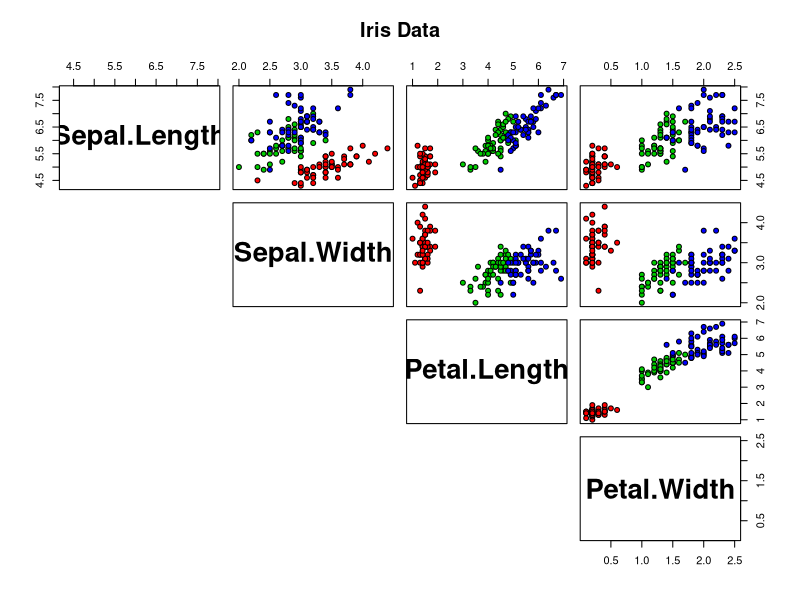
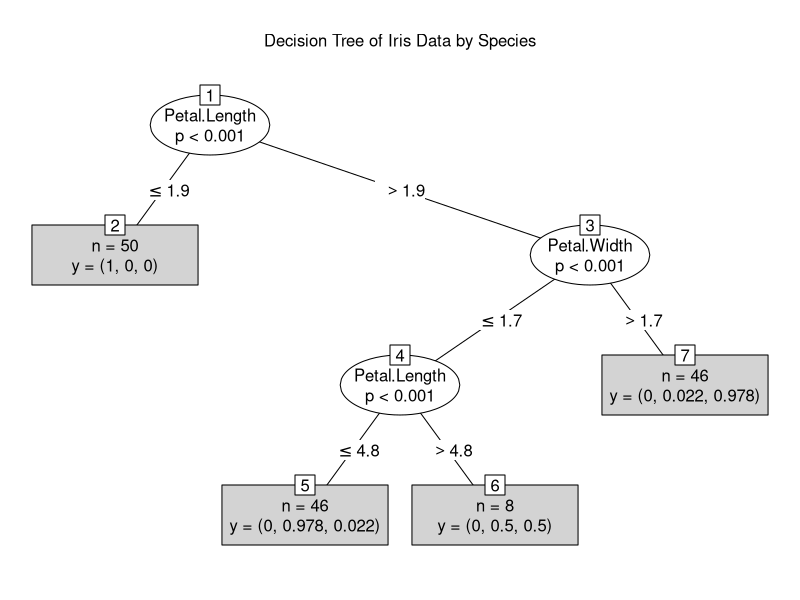

These figures' R source, in order:
# File description -------------------------------------------------------------
# Simple example of decision tree

# Setup ------------------------------------------------------------------------
rm(list=ls()) # Delete all variables
cat("\014")   # Clear console

# Fit decision tree ------------------------------------------------------------
# Get decision tree package
require("party") 

# Visualize the data
pairs(iris[1:4], 
      main = "Iris Data", 
      pch = 21, 
      bg = c("red", "green3", "blue")[unclass(iris$Species)], lower.panel=NULL, 
      labels=c("Sepal.Length","Sepal.Width","Petal.Length","Petal.Width"), 
      font.labels=2,
      cex.labels=2.5) 

# Inspect the data
print(head(iris))
print(unique(iris$Species))

# Fit decision tree
iris_ctree <- ctree(Species ~ Sepal.Length + Sepal.Width + Petal.Length + Petal.Width, 
                    data=iris)

# Visualize decision tree
plot(iris_ctree,
     type="simple",
     main="Decision Tree of Iris Data by Species")
